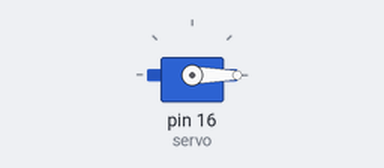
This program was run on a simulated Raspberry Pi (header pin numbers). Shown: servo. Servo angles are drawn from the pulse width (0.5 ms = 0°, 2.5 ms = 180°). At 6.0 s the program stops and its outputs stay as they are.

Above: at 0.05 s.
At 0.2 s:
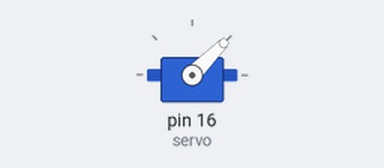
At 0.4 s:
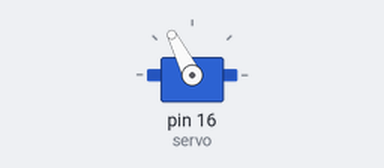
At 0.8 s:
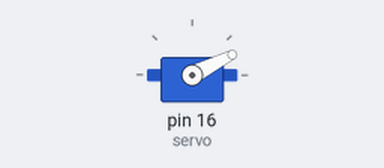
Timing chart, 0 to 3.0 s (numbered marks = the images above):
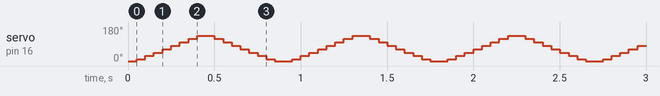

Measured:
- by itself, servo on pin 16 (servo): repeats every 0.90 s: 27° 0.05 s, 45° 0.05 s, 63° 0.05 s, 81° 0.05 s, 99° 0.05 s, 117° 0.05 s, 135° 0.10 s, 117° 0.05 s, 99° 0.05 s, 81° 0.05 s, 63° 0.05 s, 45° 0.05 s, 27° 0.05 s, 9° 0.05 s, 0° 0.10 s, 9° 0.05 s, until it stays 63° from 5.0 s

The program:

sweep.py
```python
#!/usr/bin/env python
import RPi.GPIO as GPIO
import time

def main():
    GPIO.setmode(GPIO.BOARD)
    GPIO.setup(16, GPIO.OUT)
    servo = GPIO.PWM(16, 50) #pin 16 at 50 hz, 20ms
    pos = 1    #the duty cycle, position
    posInc = 1 #position increment
    servo.start(pos)

    for i in range(100):
        pos = pos + posInc
        if pos > 10:
            pos = 10
            posInc = -posInc
        if pos < 2:
            pos = 2
            posInc = -posInc
        servo.ChangeDutyCycle(pos)
        time.sleep(.05)
    servo.ChangeDutyCycle(6)
    time.sleep(1)
    servo.stop()
    GPIO.cleanup()

if __name__ == "__main__":
    main()
```
